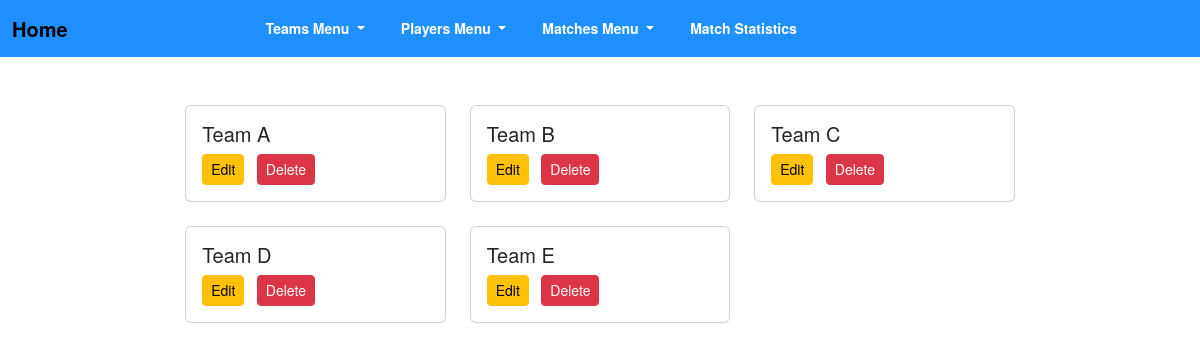
The app's page /viewTeams.php with its own data.
### tables this page shows
CREATE TABLE IF NOT EXISTS teams(
    id INT AUTO_INCREMENT PRIMARY KEY,
    name VARCHAR(150) NOT NULL,
    city VARCHAR(150) NOT NULL
    );

### viewTeams.php (the view)
<?php
include 'header.php';
$conn = include 'connect.php';
$sql = "SELECT * FROM teams";
$stmt = $conn->prepare($sql);
$stmt->execute();
$teams = $stmt->get_result();
?>
<div class="container mt-5">
    <div class="row">
        <?php foreach ($teams as $team): ?>
            <div class="col-md-4">
                <div class="card mb-4">
                    <div class="card-body">
                        <h5 class="card-title"><?php echo $team['name']; ?></h5>
                        <a href="editTeam.php?id=<?php echo $team['id']; ?>"
                           class="btn btn-warning btn-sm me-2">Edit</a>
                        <a href="deleteTeam.php?id=<?php echo $team['id']; ?>" class="btn btn-danger btn-sm">Delete</a>
                    </div>
                </div>
            </div>
        <?php endforeach; ?>
    </div>
</div>

### static/styles/main.css (style rules this page uses)
.container { display: flex; flex-direction: column; align-items: center; }
body { font-family: "Helvetica Neue", Helvetica, Arial, sans-serif; font-weight: 700; display: flex; flex-direction: column; min-height: 100vh; background: white; }

### records on screen
teams: name "Team A"
teams: name "Team B"
teams: name "Team C"
teams: name "Team D"
teams: name "Team E"
